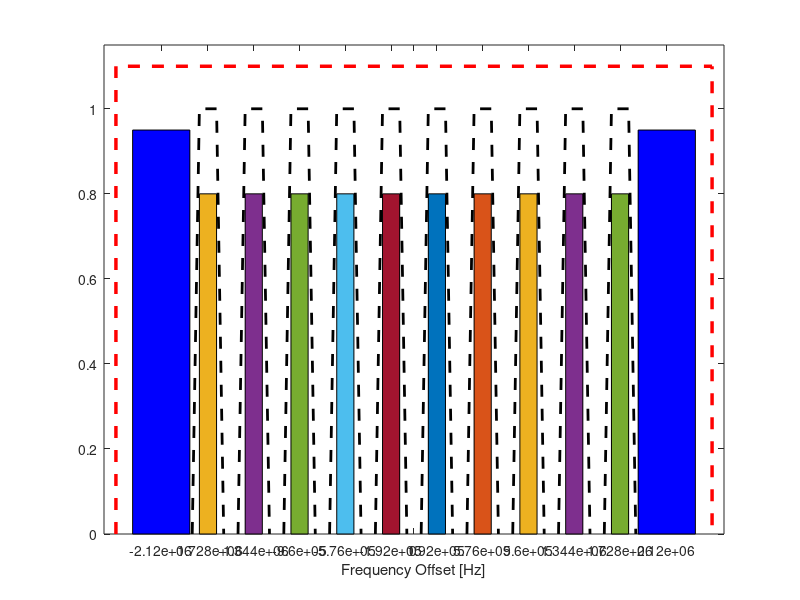

Here is the MATLAB script that generated this plot:
% ALLOC.M
%
% debug computations for potential bandwidth allocations
%
% probably not very useful. still deserves to be here.
%
% Copyright (c) 2018 Dennis Ogbe

% (1) constants/variables to study

% environment
rf_bandwidth = 5e6;
sample_rate = 46.08e6;
guard_band = 80e3; % fixme needs to be 80
num_nodes = 10;
fir_trans_bw = 60e3;
fir_atten_db = 40;

% control channel
cc_bw = 480e3;
cc_offset = 380e3;

% channelizer
ntaps = 961;
fft_mult = 16;

% we study this variable
os_to_study = 320;

% (2) constraint 1: does everything fit?

bw_avail = rf_bandwidth - 2 * (cc_offset + cc_bw/2 + guard_band);
bw_needed = num_nodes * sample_rate/os_to_study + (num_nodes - 1) * guard_band;
if bw_avail < bw_needed
    error(['bandwidth constraint violated: bw_needed: ' num2str(bw_needed) ' bw_avail: ' num2str(bw_avail)]);
end

% (3) constraint 2: does this work for channelizer params?
% TODO: This constraint might not be necessary.

all_os = [os_to_study, 160, 96, 64, 48, 40, 32, 24, 16, 8, 4];
L = fft_mult * (ntaps - 1) - ntaps + 1;
for ii=1:length(all_os)
    if mod(L, all_os(ii)) ~= 0
        error(['channelizer constraint violated: os ' num2str(all_os(ii)) ' % L = ' num2str(mod(L, all_os(ii)))]);
    end
end

% (4) compute equally-spaced allocation
bw = sample_rate/os_to_study;
space_between = (bw_avail - num_nodes * bw) / (num_nodes - 1);
spacing = bw + space_between;
first_channel = -bw_avail/2 + bw/2;
calloc = zeros(num_nodes, 1);
for ii=0:num_nodes-1
    calloc(ii+1) = first_channel + ii * spacing;
end

% (5) plot allocation + filters
cchannels = [];
channels = [];
filters = [];
fir_stop_ampl = 10^(-fir_atten_db/10);

% control channels
ccc = -rf_bandwidth/2 + cc_offset;
cc_cfreq = [ccc; -ccc];
for ii=1:length(cc_cfreq)
    lower = cc_cfreq(ii) - cc_bw/2;
    upper = cc_cfreq(ii) + cc_bw/2;
    c = struct();
    c.x = [lower-0.1, lower, upper, upper+0.1];
    c.y = [0, 0.95, 0.95, 0];
    cchannels = [cchannels, c];
end

% data channels
for ii=1:length(calloc)
    lower = calloc(ii) - bw/2;
    upper = calloc(ii) + bw/2;
    c = struct();
    c.x = [lower-0.1, lower, upper, upper+0.1];
    c.y = [0, 0.8, 0.8, 0];
    channels = [channels, c];
    filtmask = struct();
    filtmask.x = [lower - fir_trans_bw, lower, upper, upper + fir_trans_bw];
    filtmask.y = [fir_stop_ampl, 1, 1, fir_stop_ampl];
    filters = [filters filtmask];
end

figure(1)
for ii=1:length(cchannels)
    area(cchannels(ii).x, cchannels(ii).y, 'LineWidth', 0.01, 'FaceColor', 'b');
    hold on;
end
for ii=1:length(channels)
    area(channels(ii).x, channels(ii).y, 'LineWidth', 0.01)
end
for ii=1:length(filters)
    plot(filters(ii).x, filters(ii).y, 'k--', 'LineWidth', 2);
end
plot([-rf_bandwidth/2-1, -rf_bandwidth/2, rf_bandwidth/2, rf_bandwidth/2+1], [0, 1.1, 1.1, 0], 'r--', 'LineWidth', 2.5)
ylim([0, 1.15]);
xlim([-rf_bandwidth/2 - 100e3, rf_bandwidth/2 + 100e3]);
xticks(sort([cc_cfreq; calloc; 0]));
xlabel('Frequency Offset [Hz]')
hold off;